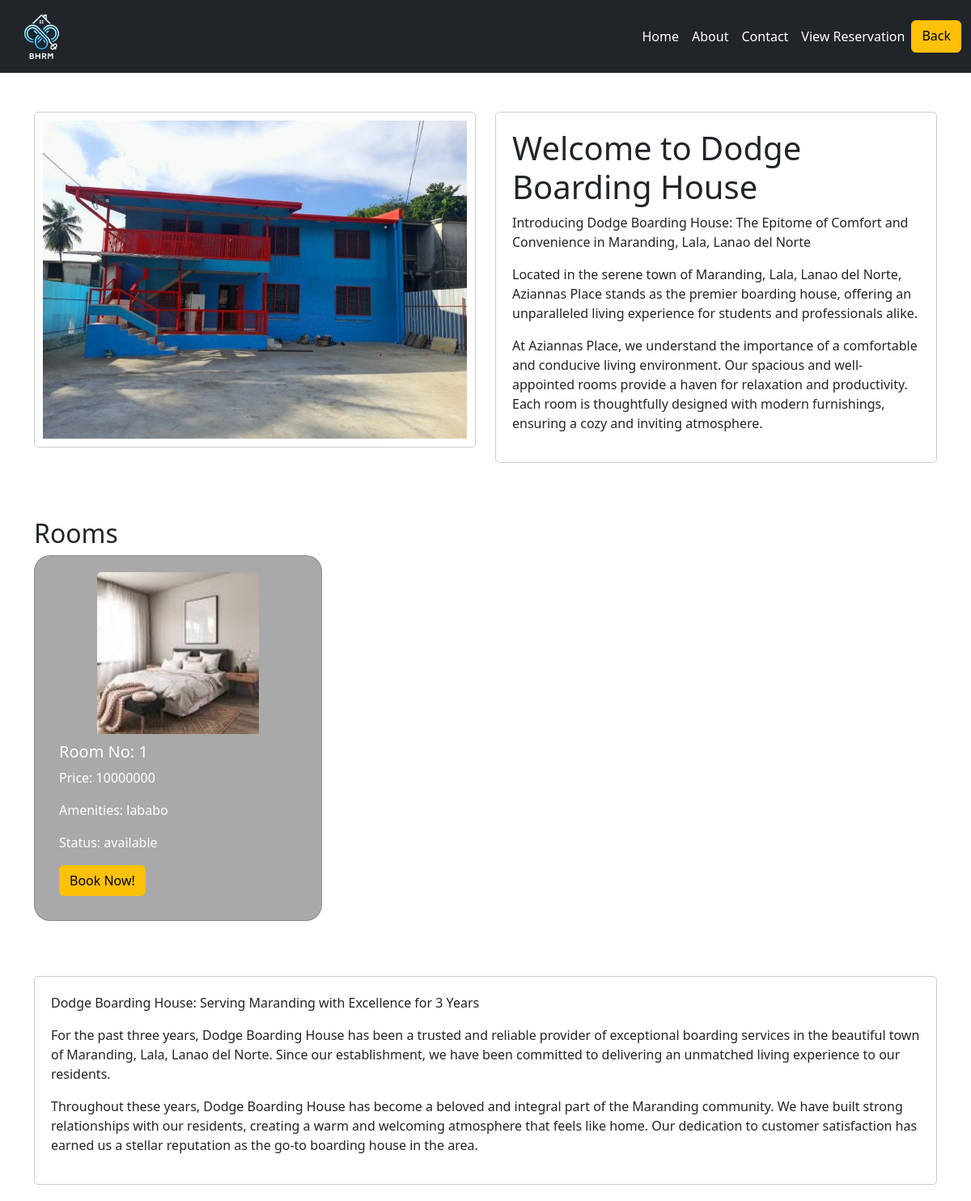
/boardinghouse.php?hname=Dodge Boarding House (signed in), run on the app's committed database.
### tables this page shows
CREATE TABLE `boardinghouses` (
  `id` int(11) NOT NULL,
  `owner` varchar(255) NOT NULL,
  `hname` varchar(25) NOT NULL,
  `haddress` varchar(25) NOT NULL
);

CREATE TABLE `documents` (
  `id` int(255) NOT NULL,
  `documents` varchar(255) NOT NULL,
  `image` varchar(255) NOT NULL,
  `hname` varchar(255) NOT NULL
);

CREATE TABLE `rooms` (
  `id` int(11) NOT NULL,
  `room-no` int(255) NOT NULL,
  `room_type` varchar(255) NOT NULL,
  `amenities` varchar(255) NOT NULL,
  `price` int(255) NOT NULL,
  `image` varchar(255) NOT NULL,
  `status` varchar(255) NOT NULL,
  `hname` varchar(255) NOT NULL
);

### boardinghouse.php (the view, shortened to what this page needs)
<?php
require 'php/connection.php';
if(!empty($_SESSION["uname"]) && $_SESSION["role"] == 'landlord'){
    $uname = $_SESSION['uname'];
    $query = "select * from boardinghouses inner join documents on boardinghouses.hname = documents.hname where boardinghouses.owner = '$uname'";
    $result = mysqli_query($conn, $query);
    $fetch = mysqli_fetch_assoc($result);
}elseif(!empty($_SESSION["uname"]) && $_SESSION["role"] == 'user'){
    if (isset($_GET['hname'])){
        $hname = $_SESSION['hname'];
        $query = "select * from boardinghouses inner join documents on boardinghouses.hname = documents.hname where boardinghouses.hname = '$hname'";
        $result = mysqli_query($conn, $query);
        $fetch = mysqli_fetch_assoc($result);
    }
}else{
    header('location: index.php');
}
?>
<!DOCTYPE html>
<html lang="en">
<head>
    <link href="https://cdn.jsdelivr.net/npm/bootstrap@5.3.2/dist/css/bootstrap.min.css" rel="stylesheet">
</head>
<body>
<nav class="navbar navbar-expand-lg navbar-dark bg-dark py-0">
    <div class="container-fluid">
        <a class="navbar-brand" href="#">
            <img src="images/logo.png" width="80" height="80" alt="">
        </a>
        <div class="collapse navbar-collapse" id="navbarNav">
            <ul class="navbar-nav ms-auto">
                <li class="nav-item">
                    <a class="nav-link" href="index.php">Home</a>
                </li>
                <li class="nav-item">
                    <a class="nav-link" href="about.php">About</a>
                </li>
                <li class="nav-item">
                    <a class="nav-link" href="contact.php">Contact</a>
                </li>
                <?php
                    if (!empty($_SESSION["uname"]) && !empty($_SESSION["role"]) && $_SESSION['role'] == 'landlord'){
                        echo '<li class="nav-item"><a class="nav-link" href="reservation.php">View Reservation</a></li>';
                        echo '<li class="nav-item"><a class="btn btn-warning" href="php/logout.php">Logout</a></li>';
                    }if (!empty($_SESSION["uname"]) && !empty($_SESSION["role"]) && $_SESSION['role'] == 'user'){
                        echo '<li class="nav-item"><a class="nav-link" href="reservation.php?">View Reservation</a></li>';
                        echo '<a class="btn btn-warning" href="index.php">Back</a>';
                    }
                ?>
            </ul>
        </div>
    </div>
</nav>
<section class="container mt-5">
<div class="row">
    <div class="col-md-6">
        <div class="image-box">
            <img src="<?php echo $fetch['image']?>" class="img-fluid" >
        </div>
    </div>
    <div class="col-md-6">
        <div class="text-box">
            <h1>Welcome to <?php echo $_SESSION['hname']?></h1>
            <p>Introducing <?php echo $_SESSION['hname']?>: The Epitome of Comfort and Convenience in Maranding, Lala, Lanao del Norte</p>
            <p>Located in the serene town of Maranding, Lala, Lanao del Norte, Aziannas Place stands as the premier boarding house, offering an unparalleled living experience for students and professionals alike.</p>
            <p>At Aziannas Place, we understand the importance of a comfortable and conducive living environment. Our spacious and well-appointed rooms provide a haven for relaxation and productivity. Each room is thoughtfully designed with modern furnishings, ensuring a cozy and inviting atmosphere.</p>
        </div>
    </div>
</div>
    <div class="row mt-5">
        <div class="col">
            <h2>Rooms</h2>
            <div class="row row-cols-1 row-cols-md-3 g-4">
            <?php
            if (!empty($_SESSION) && $_SESSION['role'] == 'user'){
                $hname = $_GET['hname'];
                $query = "SELECT * FROM rooms where hname = '$hname'";
                $result = mysqli_query($conn, $query);
                while ($fetch = mysqli_fetch_assoc($result)) {
                    $id = $fetch['id'];
                    $hname = $fetch['hname'];
            ?>
                <div class="col">
                    <div class="card">
                        <div class="card-img-container">
                            <img src="<?php echo $fetch['image']?>" class="card-img-top" alt="Room Image">
                        </div>
                        <div class="card-body">
                            <h5 class="card-title">Room No: <?php echo $fetch['room-no']?></h5>
                            <p class="card-text">Price: <?php echo $fetch['price']?></p>
                            <p class="card-text">Amenities: <?php echo $fetch['amenities']?></p>
                            <p class="card-text">Status: <?php echo $fetch['status']?></p>
                            <?php if(!empty($_SESSION["uname"]) && !empty($_SESSION["role"]) && $_SESSION["role"] == "landlord"):
                            ?>
                                <a href='php/addroom.php?rupdate=<?php echo $id;?>' class='btn btn-warning'>Update</a>
                                <a href='php/function.php?rdelete=<?php echo $id;?>' class='btn btn-danger'>Delete</a>
                            <?php  else: ?>
                                <a href='book-in.php?hname=<?php echo $hname;?>' class='btn btn-warning'>Book Now!</a>
                            <?php endif; ?>
                        </div>
                    </div>
                </div>
            <?php }}?>
            </div>
        </div>
    </div>
    <div class="row mt-5">
    <div class="col">
        <div class="text-box">
            <p> <?php if (!empty($_SESSION['hname']) && $_SESSION['role'] == 'landlord'){
                $uname = $_SESSION['uname'];
                $query = "select * from boardinghouses where owner = '$uname'";
                $result = mysqli_query($conn, $query);
                $fetch = mysqli_fetch_assoc($result);
                } elseif (!empty($_SESSION) && $_SESSION['role'] == 'user'){
                    $hname = $_GET['hname'];
                    $query = "SELECT * FROM boardinghouses where hname = '$hname'";
                    $result = mysqli_query($conn, $query);
                    $fetch = mysqli_fetch_assoc($result);
                    } echo $fetch['hname'];
                ?>: Serving Maranding with Excellence for 3 Years</p>
            <p>For the past three years, <?php echo $fetch['hname']?> has been a trusted and reliable provider of exceptional boarding services in the beautiful town of Maranding, Lala, Lanao del Norte. Since our establishment, we have been committed to delivering an unmatched living experience to our residents.</p>
            <p>Throughout these years, <?php echo $fetch['hname']?> has become a beloved and integral part of the Maranding community. We have built strong relationships with our residents, creating a warm and welcoming atmosphere that feels like home. Our dedication to customer satisfaction has earned us a stellar reputation as the go-to boarding house in the area.</p>
        </div>
    </div>
</div>
</section>
</body>
</html>

### boardinghouse.php (style rules this page uses)
body { background-color: #fff; }
.nav-link { color: #fff !important; }
.img-fluid { max-width: 100%; height: auto; }
.card-img-container { width: 200px; height: 200px; overflow: hidden; margin: 0 auto; }
.card-img-container img { width: 100%; height: 100%; object-fit: cover; }
.image-box { border: 1px solid #ccc; padding: 10px; border-radius: 5px; margin-bottom: 20px; }
.text-box { border: 1px solid #ccc; padding: 10px; border-radius: 5px; margin-bottom: 20px; }
.text-box { border: 1px solid #ccc; padding: 20px; border-radius: 5px; margin-bottom: 20px; }
.card { background-color: #a9a9a9; color: #fff; border-radius: 20px; padding: 20px; margin-bottom: 20px; }
.card-body { padding: 10px; }

### data on the page
boardinghouses: documents.image (picture), hname "Dodge Boarding House"
rooms: image (picture), value "1", price "10000000", amenities "lababo", status "available"

### other printed values
$_SESSION['hname'] "Dodge Boarding House"
